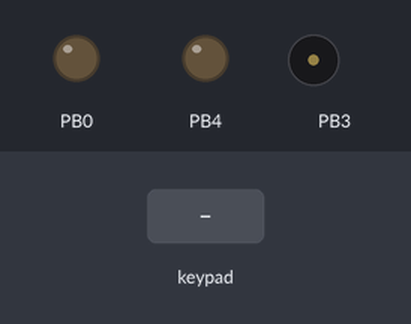
The program below on a simulated ATmega328P, built with avr-gcc and emulated at 16 MHz. Shown: output pins drawn as LEDs (lit = HIGH), buzzer (waves = sounding). Wiring (inferred from the signals the program sends): 4×4 keypad with keys 1 2 3 A 4 5 6 B 7 8 9 C * 0 # D: rows PD0, PD1, PD2, PD3; columns PD4, PD5, PD6, PD7. Inputs (shaded band) come from the test bench. Pins used as bus, display or sensor lines are not drawn.

Above: at 1.2 s.
1.3 s: keypad keys 5 2 1 7 pressed 0.4 s apart
At 1.67 s:
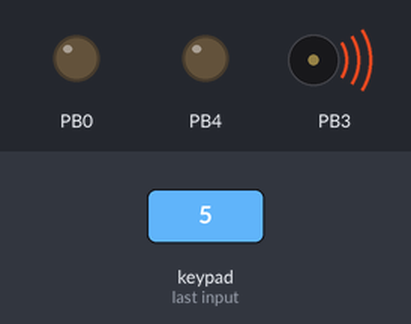
4.7 s: key '#' pressed
At 6.2 s:
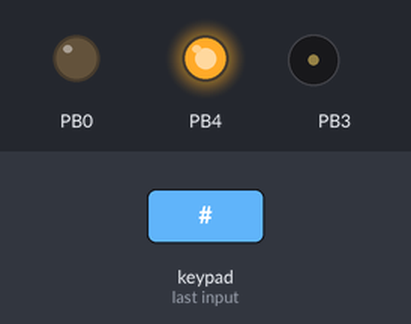
Timing chart, 0 to 16.6 s (numbered marks = the images above; inputs shaded):
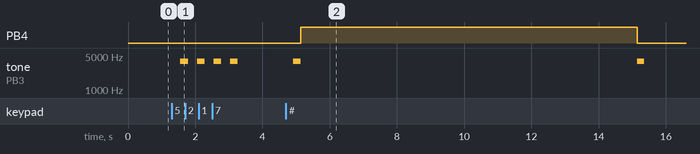

The program:

main.cpp
```cpp
/*
 * DriversFor328.cpp
 *
 * Created: 7/1/2025 8:33:37 PM
 * Author :
 */

#include <avr/io.h>
#include "macros.h"
#include "GPIO.h"
#include "globals.h"
#include "PBuzzer.h"
#include "4X4Keypad.h"

//KeyPad Demo
GPIOManager  Gpio;
KeyPadState  KPstate;
CurrentState KPcurrentState;
KeypadResult KPResult;
char KPInput;

void SetUp()
{
	InitKeyPadState(KPstate);
	KPResult.isPressed = false;

	Gpio.SetDir(PB4,OUTPUT,'b');
	//LED
	Gpio.SetDir(PB0,OUTPUT,'b');
	//Passive Buzzer
	Gpio.SetDir(PB3,OUTPUT,'b');
	Gpio.DigitalOutput(PB3,LOW,'b');
	//Rows
	Gpio.SetDir(PD0,OUTPUT,'d');
	Gpio.SetDir(PD1,OUTPUT,'d');
	Gpio.SetDir(PD2,OUTPUT,'d');
	Gpio.SetDir(PD3,OUTPUT,'d');
	//Columns
	Gpio.SetDir(PD4,INPUT,'d');
	Gpio.SetDir(PD5,INPUT,'d');
	Gpio.SetDir(PD6,INPUT,'d');
	Gpio.SetDir(PD7,INPUT,'d');
}

void Entry()
{
	SetUp();
	while(1)
	{
		WaitForInput(Gpio,KPResult,KPInput);
		AssignState(KPcurrentState,KPInput,KPstate,password1234,Gpio);
		Gpio.Delay(50);
	}
}


int main()
{
	Entry();
}
```

PBuzzer.h
```cpp
/*
 * PBuzzer.h
 *
 * Created: 7/8/2025 5:01:12 PM
 *  Author:
 */


#ifndef PBUZZER_H_
#define PBUZZER_H_

void PlaySound(UINT8 number,GPIOManager& Gpio,const UINT8 PlayDurationMs);


#endif /* PBUZZER_H_ */
```

globals.h
```cpp
/*
 * globals.h
 *
 * Created: 7/1/2025 8:36:09 PM
 *  Author:
 */


#ifndef GLOBALS_H
#define GLOBALS_H

#include <stdint.h>
#include "macros.h"

extern volatile UINT16 AdcResult;

extern volatile uint32_t timeoverflowstack;  //every time the TNCT0 overflows it adds one

extern const char password1234[4];

#endif
```

macros.h
```cpp
/*
 * macros.h
 *
 * Created: 7/1/2025 8:39:14 PM
 *  Author:
 */
#pragma once
#include <stdint.h>


//Used to disable/enable specific analog pins digital side ADC0-5, PD6-7 --DIDR0
#define ADC0  0
#define ADC1  1
#define ADC2  2
#define ADC3  3
#define ADC4  4
#define ADC5  5
#define AIN0  6
#define AIN1  7
//ADCSRA
//ADPS2 PRESCALAR BITS 0-2
#define ADPS0 0
#define ADPS1 1
#define ADPS2 2
#define ADIE  3  //Interrupt Enable
#define ADIF  4  //Interrupt Flag
#define ADATE 5  //Auto Trigger Enable
#define ADSC  6  //Start Conversion
#define ADEN  7  //Enable
//ADMUX used for analog Reads
#define MUX0  0 //mux0-4 handles from which adc0-5 it should read from
#define MUX1  1
#define MUX2  2
#define MUX3  3
#define MUX4  4
#define ADLAR 5
#define REFS0 6  //Volts 6-7
#define REFS1 7

//TCCR0B
//ClockSpeed Pre-scaler
#define CS00  0
#define CS01  1
#define CS02  2
//========================
#define INPUT  0
#define OUTPUT 1

#define LOW   0
#define HIGH  1

#define MAXPINS 7  //(0-7)

#define PI 3.14159265359

#define ADCKHZ125     1,1,1
#define ADCKHZ250     1,1,0
#define ADCKHZ500	  1,0,1
#define MHZDefault	  0,0,0
#define TIMERKHZ250   0,1,1  //64 divisions  250.000hz

#define ETPOF    0.00102f;  //elapsed time per overflow (expecting 250khz) 1000
//TIMSK0
#define TOIE0 0 //enables interrupts for Timer0
typedef uint8_t UINT8;
typedef uint16_t UINT16;

#define F_CPU  16000000UL
#define SCKL   100000UL
```

utils.h
```cpp
/*
 * utils.h
 *
 * Created: 7/1/2025 8:35:42 PM
 *  Author:
 */

#pragma once

#include "macros.h"
//Binary Helpers

struct FloatPair
{
	float x;
	float y;

};

UINT8 ClearBit(UINT8 OriginalByte, UINT8 bit);

UINT8 SetBit(UINT8 OriginalByte, UINT8 bit);

UINT8 ToggleBit(UINT8 OriginalByte, UINT8 bit);//no implementation yet

//Math Helpers

float ConvertToRadians(float degress);

FloatPair PolarToCartesian(float rads,float distance);

float cosine(float Radians);

float sine(float Radians);

UINT16 factorial(UINT8 value);

UINT16 pow(UINT8 value, UINT8 power);
```

PBuzzer.cpp
```cpp
/*
 * PBuzzer.cpp
 *
 * Created: 7/8/2025 5:01:53 PM
 *  Author:
 */
#include "GPIO.h"
void PlaySound(UINT8 number,GPIOManager& Gpio,const UINT8 PlayDurationMs)
{
	while(number > 255)
	{
		number /= 4;
	}

	    TCCR2A = (1 << COM2A0);               // Toggle OC2A on compare match
	    TCCR2B = (1 << WGM22) | (1 << CS21);  // CTC mode, prescaler 8
	    OCR2A = number;                       // Set frequency (lower = higher pitch)

	    // Wait for sound duration
	    Gpio.Delay(PlayDurationMs);

	    // Turn off the buzzer
	    TCCR2A &= ~((1 << COM2A0) | (1 << COM2A1)); // Stop toggling OC2A
	    TCCR2B = 0;                                 // Stop timer
	    PORTB &= ~(1 << PB3);
}
```

globals.cpp
```cpp
/*
 * globals.cpp
 *
 * Created: 7/1/2025 8:44:38 PM
 *  Author:
 */
#include "globals.h"

volatile UINT16 AdcResult = 0;
volatile uint32_t timeoverflowstack = 0;
const char password1234[4] = {'5','2','1','7'};
```

utils.cpp
```cpp
/*
 * utils.cpp
 *
 * Created: 7/1/2025 8:45:08 PM
 *  Author:
 */
#include "utils.h"

UINT8 ClearBit(UINT8 OriginalByte, UINT8 bit)
{
	UINT8 mask = 1 << bit;
	mask = ~mask;
	OriginalByte &= mask;
	return OriginalByte;
}

UINT8 SetBit(UINT8 OriginalByte, UINT8 bit)
{
	return OriginalByte |= (1 << bit);      //DDRB |= (1 << 4);
}

float ConvertToRadians(float degrees)
{
	float temp = PI / 180;
	float resultinrads = degrees * temp;
	return resultinrads;
}

FloatPair PolarToCartesian(float degrees, float distance)
{
	float Radian_equivalent = ConvertToRadians(degrees);
	float x = distance * cosine(Radian_equivalent);
	float y = distance * sine(Radian_equivalent);
	return { x,y };
}

float cosine(float Radians)
{
	return 1 - pow(Radians,2) / factorial(2) + pow(Radians, 4) / factorial(4) - pow(Radians, 6) / factorial(6);
}

float sine(float Radians)
{
	return  pow(Radians, 1) / factorial(1) - pow(Radians, 3) / factorial(3) + pow(Radians, 5) / factorial(5);
}

UINT16 factorial(UINT8 value)
{
	if (value == 1 || value == 0)
	{
		return 1;
	}
	UINT16 High = value;
	UINT16 Low = --value;
	UINT16 sum = High * Low;
	while (Low > 1) //bigger than 1 so it does not zero out.
	{
		--Low;
		sum = sum * Low;
	}
	return sum;
}

UINT16 pow(UINT8 value, UINT8 power)
{
	UINT8 Times = power;
	UINT16 sum = value;
	while (Times > 0)
	{
		sum *= power;
		Times--;
	}
	return sum;
}
```

4X4Keypad.h
```cpp
/*
 * _4X4Keypad.h
 *
 * Created: 7/6/2025 5:56:03 PM
 *  Author:
 */
#include "GPIO.h"

struct KeypadResult
{
	UINT8  indexrow;
	UINT8  indexcol;
	bool   isPressed;
};
#ifndef X4KEYPAD_H_
#define X4KEYPAD_H_


KeypadResult KPReadState(GPIOManager& GPIO,UINT8 RowOFFSET,UINT8 ColOFFSET);

const char KEYPADMAP[4][4] = {
	{'1', '2', '3', 'A'},
	{'4', '5', '6', 'B'},
	{'7', '8', '9', 'C'},
	{'*', '0', '#', 'D'}
};

struct KeyPadState
{
	UINT8 currentIndex;
	UINT8 CurrentNumInput[4];
};

void SetPassword(KeyPadState State,char Digit1,char Digit2);
void ResetState(KeyPadState State);

enum CurrentState
{
    TRY_ACCESS,
	GRANT_ACCESS,
	DENY_ACCESS,
	RESET_INPUT,
	ENTER_INPUT_NUMBER,
	NO_INPUT
};

void WaitForInput(GPIOManager& Gpio,KeypadResult KPResult,char& InputFromUser);
void AssignState(CurrentState& state,char& InputFromUser,KeyPadState& State,const char PASSWORD[],GPIOManager& Gpio);
void HandleState(CurrentState state,char& InputFromUser,const char PASSWORD[],KeyPadState& keypadstate,GPIOManager& Gpio);

void InitKeyPadState(KeyPadState& keypadstate);
void HandleTryAccess(KeyPadState& keypadstate,const char PASSWORD[],CurrentState& state);
void HandleGrandAccess(KeyPadState& keypadstate,GPIOManager& Gpio);
void HandleNoInput(KeyPadState& keypadstate);
void HandleDenyAccess(KeyPadState& keypadstate,GPIOManager& Gpio);
void HandleResetInput(KeyPadState& keypadstate,GPIOManager& Gpio);
void HandleEnterInputNumber(KeyPadState& keypadstate,char key,GPIOManager& Gpio);


#endif /* 4X4KEYPAD_H_ */
```

4x4Keypad.cpp
```cpp
/*
 * _4x4Keypad.cpp
 *
 * Created: 7/6/2025 6:00:11 PM
 *  Author:
 */

#include "4X4Keypad.h"
#include "PBuzzer.h"

KeypadResult KPReadState(GPIOManager& GPIO,UINT8 RowOFFSET,UINT8 ColOFFSET)
{

	bool IsHigh;
	KeypadResult K;
	K.isPressed = false;
	for(UINT8 row = 0; row < 4; row++)
	{
		for(UINT8 c = 0;c <4; c++)
		{
			GPIO.DigitalOutput(c + RowOFFSET,HIGH,'d');//make sure all other rows are high
			GPIO.DigitalOutput(c + ColOFFSET,HIGH,'d');//make sure all other rows are high
		}
		GPIO.DigitalOutput(row + RowOFFSET,LOW,'d');//set one
		GPIO.Delay(10);
		for(UINT8 col  = 0;col  <4; col ++)
		{
			 IsHigh = GPIO.DigitalRead(col  + ColOFFSET,'d');
			if(!IsHigh)
			{
				K.indexrow = row;
				K.indexcol = col;
				K.isPressed = true;
				return K;
			}
		}
	}
	return K;
}
void WaitForInput(GPIOManager& Gpio,KeypadResult KPResult,char& InputFromUser)
{
	while(!KPResult.isPressed)
	{
		KPResult = KPReadState(Gpio,0,4);
		Gpio.Delay(50);
	}

	InputFromUser = KEYPADMAP[KPResult.indexrow][KPResult.indexcol];
	while(KPResult.isPressed)
	{
		KPResult = KPReadState(Gpio,0,4);
		Gpio.Delay(10);
		//wait for release
	}
}

void AssignState(CurrentState& state,char& InputFromUser,KeyPadState& keypadstate,const char PASSWORD[],GPIOManager& Gpio)
{
   if(InputFromUser == '\0')
   {
	   state = NO_INPUT;
   }
   if(InputFromUser == '#' && keypadstate.currentIndex >= 3)
   {

	   state = TRY_ACCESS;
	   //state machine will split into GRANT or DENY ACCESS
   }
   if(InputFromUser == '*')
   {
	   state = RESET_INPUT;
   }
   if(InputFromUser >= 48 && InputFromUser <= 57 && keypadstate.currentIndex < 4)  //from 0 to 9 in ASCII dec table
   {
	   PlaySound(250,Gpio,1000);
	   state = ENTER_INPUT_NUMBER;
   }
    HandleState(state,InputFromUser,PASSWORD,keypadstate,Gpio);
}


void HandleResetInput(KeyPadState& keypadstate,GPIOManager& Gpio)
{
	InitKeyPadState(keypadstate);
	PlaySound(100,Gpio,2000);
	return;
}
void InitKeyPadState(KeyPadState& keypadstate)
{
	keypadstate.currentIndex = 0;
	for(UINT8 i=0;i<4;i++)
	{
		keypadstate.CurrentNumInput[i] = 0;
	}
	//Clear LCD
}

void HandleTryAccess(KeyPadState& keypadstate,const char PASSWORD[],CurrentState& state)
{
	for(UINT8 i=0;i<4;i++)
	{
		if(keypadstate.CurrentNumInput[i] != PASSWORD[i])
		{

			state = DENY_ACCESS;
			return;
		}
	}
	state = GRANT_ACCESS;
}

void HandleGrandAccess(KeyPadState& keypadstate,GPIOManager& Gpio)
{
	//Clear LCD
	PlaySound(100,Gpio,1000);
	Gpio.DigitalOutput(PB4,HIGH,'b');
	Gpio.Delay(10000);
	Gpio.DigitalOutput(PB4,LOW,'b');
	return;
}

void HandleNoInput(KeyPadState& keypadstate)
{
	return;
}

void HandleDenyAccess(KeyPadState& keypadstate,GPIOManager& Gpio)
{
		Gpio.DigitalOutput(PB0,HIGH,'b');
		Gpio.Delay(10000);
		Gpio.DigitalOutput(PB0,LOW,'b');
	return;
	//Clear LCD
}

void HandleEnterInputNumber(KeyPadState& keypadstate,char key,GPIOManager& Gpio)
{
	   keypadstate.CurrentNumInput[keypadstate.currentIndex] = key;
	   keypadstate.currentIndex++;
}
void HandleState(CurrentState state,char& InputFromUser,const char PASSWORD[],KeyPadState& keypadstate,GPIOManager& Gpio)
{
	switch(state)
	{
		case NO_INPUT:
		HandleNoInput(keypadstate);
		break;
		case TRY_ACCESS: //function will determine if its granted or denied (should fall down no break guaranteed to either be deny or grant)
		HandleTryAccess(keypadstate,PASSWORD,state);
		if(state == DENY_ACCESS)
		{
		   HandleDenyAccess(keypadstate,Gpio);
		}
		else if(state == GRANT_ACCESS)
		{
			HandleGrandAccess(keypadstate,Gpio);
		}
		HandleResetInput(keypadstate,Gpio);
		break;
		case RESET_INPUT:
		HandleResetInput(keypadstate,Gpio);
		break;
		case ENTER_INPUT_NUMBER:
		HandleEnterInputNumber(keypadstate,InputFromUser,Gpio);
		break;
	}
}
```

GPIO.h
```cpp
/*
 * GPIO.h
 *
 * Created: 7/1/2025 8:35:54 PM
 *  Author:
 */
#pragma once

#include "utils.h"
#include "macros.h"
#include <avr/io.h>
class GPIOManager
{
	private:
	bool PWMT2enabled;
	public:
	GPIOManager();
//I/O
	void		SetDir(UINT8 PinNum, UINT8 Direction,char PinGroup);
	void		DigitalOutput(UINT8 PinNum, UINT8 Mode,char PinGroup);
	bool		DigitalRead(UINT8 PinNum,char PinGroup);
	void		AnalogRead(UINT8 bit);
	void		AnalogWriteAuto(char AB);
	void		AnalogWrite(char AB,UINT8 pulsewidthmodulation);
	void		SetClockSpeed(UINT8 bit0, UINT8 bit1, UINT8 bit2);
//Timer
	void		Timer0Init();
	void		SetTimerPsc(UINT8 bit0, UINT8 bit1, UINT8 bit2);
	uint32_t	Elapsed();
	void		Timer2Init();
	void		AutoConfigurePsc2();
//SPI
	void		SpiInit();
	void		Delay(UINT16 miliseconds);
	UINT16		TransferSpi();
	void		EnableSpi();
	uint32_t	ElapsedMicro();
	void		DelayMicro(UINT16 miliseconds);
//I2C
	void		I2cInit();
	void		I2cStart();
	void		I2cStop();
	void		I2cWrite(UINT8 data);
};
```

GPIO.cpp
```cpp
/*
 * GPIO.cpp
 *
 * Created: 7/1/2025 8:44:50 PM
 *  Author:
 */

#include <avr/io.h>
#include <avr/interrupt.h>
#include "GPIO.h"
#include "globals.h"
#include "utils.h"
GPIOManager::GPIOManager()
{
	SetClockSpeed(1,1,1);
	 ADCSRA |= (1 << ADEN);
	PWMT2enabled = false;
	Timer0Init();
	Timer2Init();
}
//Use this function To Configure the Direction of all Pins (INPUT/OUTPUT)
void GPIOManager::SetDir(UINT8 PinNum, UINT8 Direction,char PinGroup)
{
	if(PinNum > MAXPINS) return;
	if(Direction > OUTPUT || Direction < INPUT) return;//error (If not 1 or 0 )

	if(PinGroup == 'D' || PinGroup == 'd')
	{
		if (Direction == INPUT)
		{
			DDRD = ClearBit(DDRD,PinNum);
		}
	    else if (Direction == OUTPUT)
		{
			DDRD = SetBit(DDRD,PinNum);
		}
	}
	else if(PinGroup == 'C' || PinGroup == 'c')
	{
		if (Direction == INPUT)
		{
			DDRC = ClearBit(DDRC,PinNum);
		}
		else if (Direction == OUTPUT)
		{
			DDRC = SetBit(DDRC, PinNum);
		}
	}
	else if (PinGroup == 'B' || PinGroup == 'b')
	{
		if (Direction == INPUT)
		{
			DDRB = ClearBit(DDRB,PinNum);
		}
		else if (Direction == OUTPUT)
		{
			DDRB = SetBit(DDRB,PinNum);
		}
	}
	return;
}

void GPIOManager::DigitalOutput(UINT8 PinNum, UINT8 Mode,char PinGroup)
{
	if (PinNum > MAXPINS)return;
	if(PinGroup == 'D' || PinGroup == 'd')
	{
		if (Mode == HIGH)
		{
			PORTD = SetBit(PORTD,PinNum);
		}
		else if (Mode == LOW)
		{
			PORTD = ClearBit(PORTD, PinNum);
		}
	}
	else if(PinGroup == 'B' || PinGroup == 'b')
	{
		if (Mode == HIGH)
		{
			PORTB = SetBit(PORTB,PinNum);
		}
		else if (Mode == LOW)
		{
			PORTB = ClearBit(PORTB, PinNum);
		}
	}
	else if(PinGroup == 'C' || PinGroup == 'C')
	{
		if (Mode == HIGH)
		{
			PORTC = SetBit(PORTC,PinNum);
		}
		else if (Mode == LOW)
		{
			PORTC = ClearBit(PORTC, PinNum);
		}
	}
	return;
}

bool GPIOManager::DigitalRead(UINT8 PinNum,char PinGroup)
{
	if (PinNum > MAXPINS)return false;
	UINT8 mask = 1 << PinNum;
	if(PinGroup == 'D' || PinGroup == 'd')
	{
		if ((PIND & mask) != 0)
		{
			return true;
		}
		else
		{
			return false;
		}
	}
	else if(PinGroup == 'B' || PinGroup == 'b')
	{
		if ((PINB & mask) != 0)
		{
			return true;
		}
		else
		{
			return false;
		}
	}
	else if(PinGroup == 'C' || PinGroup == 'c')
	{
		if ((PINC & mask) != 0)
		{
			return true;
		}
		else
		{
			return false;
		}
	}
	else
	return false;
}

void GPIOManager::AnalogRead(UINT8 bit)
{
	if (bit > MAXPINS)return;
	DIDR0 |= (1 <<bit);										//disable Digital
	DDRC &= ~(1 << bit);									//set pin as input
	ADMUX = (1 << REFS0);									//Set voltage mode 3.3-5v
	ADMUX  |= bit;											//Set MUX to read input from.
	ADCSRA |= (1 << ADSC);									//Start Conversion
	while (ADCSRA & (1 << ADSC));							//wait until conversion is done
	UINT16 result = ADCL;									//combine H L and read 10 bit result
	result |= (ADCH << 8);
	AdcResult = result;
	return;
}

void GPIOManager::AnalogWriteAuto(char AB)
{
    if(PWMT2enabled == false)return;
	if(AB == 'A' || AB == 'a')
	{
		OCR2A  = (AdcResult /4);
	}
	else if (AB == 'B' || AB == 'b')
	{
		OCR2B = (AdcResult /4);
	}
}

void GPIOManager::AnalogWrite(char AB,UINT8 pulsewidthmodulation)
{
  if(PWMT2enabled == false)return;
  if(AB == 'A' || AB == 'a')
  {
	  OCR2A  = pulsewidthmodulation;
  }
  else if (AB == 'B' || AB == 'b')
  {
	  OCR2B = pulsewidthmodulation;
  }
}

void GPIOManager::SetClockSpeed(UINT8 bit0, UINT8 bit1, UINT8 bit2)
{
	if(bit0 > 1 || bit1 > 1 || bit2 > 1 )return;
	ADCSRA |= (bit0 << ADPS0);
	ADCSRA |= (bit1 << ADPS1);
	ADCSRA |= (bit2 << ADPS2);
}

void GPIOManager::SetTimerPsc(UINT8 bit2 , UINT8 bit1, UINT8  bit0)
{
	if(bit0 > 1 || bit1 > 1 || bit2 > 1 )return;
	TCCR0B &= ~((1 << CS02) | (1 << CS01) | (1 << CS00));
	TCCR0B |=  bit0 << CS00;
	TCCR0B |=  bit1 << CS01;
	TCCR0B |=  bit2 << CS02;
}

void GPIOManager::Timer0Init()
{
	TCCR0A = 0;													 //Normal Mode
	SetTimerPsc(TIMERKHZ250);									 //set clock to 250.000hz
	TCNT0 = 0;													 //zero counter
	TIMSK0 |= (1 << TOIE0);										 //enables interrupts and calls ISR(TIMED_OVF_vect) on overflow{}
	sei();														 //enables global interrupts
}

ISR(TIMER0_OVF_vect)
{
	timeoverflowstack++;
}

uint32_t GPIOManager::Elapsed()
{
	uint32_t ms = 0;
	cli();														 //stops global interrupts for safer read
	ms = timeoverflowstack;
	sei();														 //re enables global interrupts
	uint32_t overflowPeriod_us = 1024;
	return	(ms * overflowPeriod_us) / 1000;
}
uint32_t GPIOManager::ElapsedMicro()
{
	uint32_t ms = 0;
	cli();														 //stops global interrupts for safer read
	ms = timeoverflowstack;
	sei();														 //re enables global interrupts
	uint32_t overflowPeriod_us = 1024;
	return	(ms * overflowPeriod_us);
}

void GPIOManager::Timer2Init()
{
	TCCR2A |= 1 << COM2A1;										 //set non inverted mode
	TCCR2A |= 1 << WGM21;										 //set fast PWM
	TCCR2A |= 1 << WGM20;
	TCCR2B &= ~(1 << WGM22);
	TCNT2 = 0;													 //start counter from 0
	AutoConfigurePsc2();
	PWMT2enabled = true;
	TCCR2A &= ~((1 << COM2A0) | (1 << COM2A1));
}

void GPIOManager::AutoConfigurePsc2()
{
   TCCR2B |=   0x03;
}

void GPIOManager::Delay(UINT16 miliseconds)
{
	uint32_t startingTime = Elapsed();
	uint32_t MaxWaitTime = startingTime + miliseconds;
	while(startingTime < MaxWaitTime)
	{
		startingTime = Elapsed();
	}
	return;
}
void GPIOManager::DelayMicro(UINT16 miliseconds)
{
	uint32_t startingTime = ElapsedMicro();
	uint32_t MaxWaitTime = startingTime + miliseconds;
	while(startingTime < MaxWaitTime)
	{
		startingTime = ElapsedMicro();
	}
	return;
}

void GPIOManager::I2cInit()
{
   TWBR = ((F_CPU/SCKL) -16) / 2;								 //sets bitrate and prescaler
   TWSR = 0;
}

void GPIOManager::I2cStart()
{
    TWCR =  (1 << TWEN) | (1 << TWSTA) | (1 << TWINT);
    while(!(TWCR & 1 << TWINT));								 //clear interrupt and wait till it goes to 1 again
}

void GPIOManager::I2cStop()
{
	TWCR = (1 << TWEN) | (1 << TWSTO) | (1 << TWINT);
}

void GPIOManager::I2cWrite(UINT8 data)
{
    TWDR = data;
	TWCR = (1 << TWEN);
	TWCR |=  (1 << TWINT);
	while(!(TWCR & (1 << TWINT)));
}

void GPIOManager::SpiInit()
{
	SPCR =  (1 <<MSTR) | (1 <<SPR1) | (1 <<SPR0) | (1 << SPE);	 //SPIE Off.use polling
	SPSR = 1 <<  SPI2X;											 //doubles the clock cycles.
}

UINT16 GPIOManager::TransferSpi()
{
	UINT16 result = 0;
	SPDR = 0x00;
	while(!(SPSR & (1 << SPIF))){};
		result = SPDR << 8;
	SPDR = 0x00;
	while(!(SPSR & (1 << SPIF))){};
		result |= SPDR;
	return result;
}

void  GPIOManager::EnableSpi()
{
	GPIOManager::SpiInit();
}
```

Measured:
- after the input at 1.3 s, tone on PB3: alternates 3906 Hz for 0.23 s and silent for 0.26 s, 8 changes in all, then stays silent, starting after 0.26 s
- after the input at 4.7 s, PB4: LOW → HIGH after 0.44 s, → LOW 10.0 s later; tone on PB3: alternates 3906 Hz for 0.22 s and silent for 10.0 s, starting after 0.21 s
